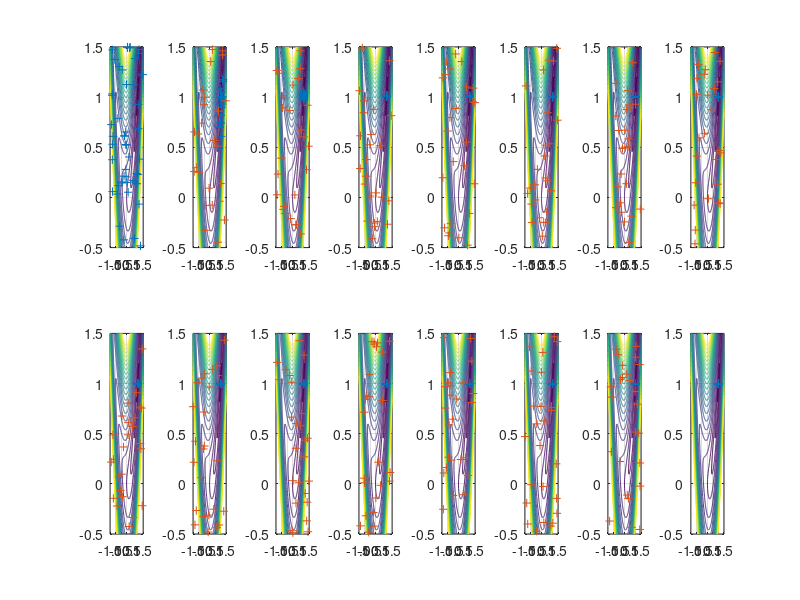

The MATLAB source for this figure:
clear; close all; clc



x = -1.5:0.01:1.5;
y = -0.5:0.01:1.5;
[X, Y] = meshgrid(x, y);
r = (X - 1).^2 + 10 * (X.^2 - Y).^2;

K = 8;
figure
subplot(2, K, 1)
contour(x, y, r, [0.01 0.1 0.4 1:20]);
grid on
hold on

% Control of convergence:
power = 5;

% First shot with the points:
p = 25;
xrand = rand(2*p, 1)*(x(end) - x(1)) + x(1);
yrand = rand(2*p, 1)*(y(end) - y(1)) + y(1);
scatter(xrand, yrand, "+k")
rrand = (xrand - 1).^2 + 10 * (xrand.^2 - yrand).^2;
D = 1 ./ rrand.^power;
% % 1st way, completely fucked up:
% Dp = round(D ./ min(D));
% xtemp = zeros(sum(Dp), 2);
% for i = 1:length(Dp)
%     xtemp(1+sum(Dp(1:i-1)):sum(Dp(1:i)), :) = ones(Dp(i), 2) .* [xrand(i), yrand(i)];
% end
% mu = mean(xtemp)
% sigma = cov(xtemp)
% 2nd way, more mathematical:
Dm = D ./ sum(D);
Xrand = [xrand, yrand];
mu = sum(Xrand .* Dm);
sigma = (Xrand - mu)' * diag(Dm) * (Xrand - mu);


% Following shots with the points:
for i = 2:K
    Prand1 = mvnrnd(mu, sigma, p);
    xrand1 = Prand1(:, 1);
    yrand1 = Prand1(:, 2);
    xrand2 = rand(p, 1)*(x(end) - x(1)) + x(1);
    yrand2 = rand(p, 1)*(y(end) - y(1)) + y(1);
    xrand = [xrand1; xrand2];
    yrand = [yrand1; yrand2];
    subplot(2, K, i)
    contour(x, y, r, [0.01 0.1 0.4 1:20]);
    grid on
    hold on
    scatter(xrand1, yrand1, "+r")
    hold on
    scatter(xrand2, yrand2, "+k")
    rrand = (xrand - 1).^2 + 10 * (xrand.^2 - yrand).^2;
    D = 1 ./ rrand.^power;
    Dm = D ./ sum(D);
    Xrand = [xrand, yrand];
    mu = sum(Xrand .* Dm);
    sigma = (Xrand - mu)' * diag(Dm) * (Xrand - mu);
end

% Continuing:
for i = 1:K-1
    Prand1 = mvnrnd(mu, sigma, p);
    xrand1 = Prand1(:, 1);
    yrand1 = Prand1(:, 2);
    xrand2 = rand(p, 1)*(x(end) - x(1)) + x(1);
    yrand2 = rand(p, 1)*(y(end) - y(1)) + y(1);
    xrand = [xrand1; xrand2];
    yrand = [yrand1; yrand2];
    subplot(2, K, K+i)
    contour(x, y, r, [0.01 0.1 0.4 1:20]);
    grid on
    hold on
    scatter(xrand1, yrand1, "+r")
    hold on
    scatter(xrand2, yrand2, "+k")
    rrand = (xrand - 1).^2 + 10 * (xrand.^2 - yrand).^2;
    D = 1 ./ rrand.^power;
    Dm = D ./ sum(D);
    Xrand = [xrand, yrand];
    mu = sum(Xrand .* Dm);
    sigma = (Xrand - mu)' * diag(Dm) * (Xrand - mu);
end

% Last point (we don't want to have random points bias the final
% coordinates):
Prand1 = mvnrnd(mu, sigma, 2*p);
xrand = Prand1(:, 1);
yrand = Prand1(:, 2);
subplot(2, K, 2*K)
contour(x, y, r, [0.01 0.1 0.4 1:20]);
grid on
hold on
scatter(xrand, yrand, "+r")
rrand = (xrand - 1).^2 + 10 * (xrand.^2 - yrand).^2;
D = 1 ./ rrand.^power;
Dm = D ./ sum(D);
Xrand = [xrand, yrand];
mu = sum(Xrand .* Dm);
sigma = (Xrand - mu)' * diag(Dm) * (Xrand - mu);


fprintf("Minimum of function is evaluated at coordinates x: %f & y: %f \n", ...
            [mu(1), mu(2)]);



